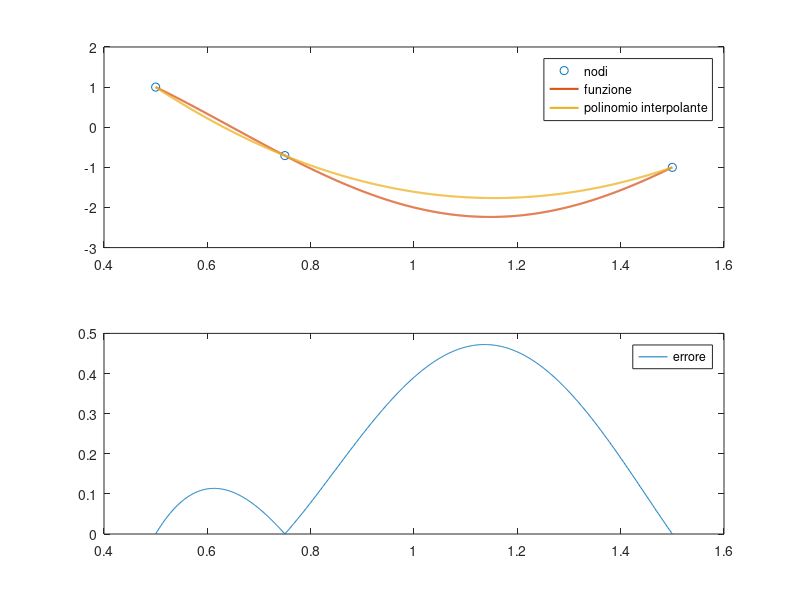

This chart was generated by the following MATLAB code: (Note: this script raises an error after producing the figure.)
clc
clear
close all

f = @(x) sin(pi*x) + 2*cos(pi*x);
a = 0.5;
b = 1.5;
n = 2;
x = [0.5 0.75 1.5]
z = linspace(a,b,1000);

% Sistema di Vandermonde
V = vander(x);
b = f(x)';

% coefficienti
c = V\b

val = polyval(c,z);
err = abs(f(z)-val);

subplot(2,1,1);
plot(x,f(x),'o')
hold on;
plot(z,f(z),'LineWidth',1.5)
plot(z,val,'LineWidth',1.5)
legend('nodi','funzione','polinomio interpolante')

subplot(2,1,2)
plot(z,err)
legend('errore')

max = 10;
toll = 10^-5;
x0 = zeros(3,1);
gs(V,b,x0,max,toll)

% soluzione esatta
sol = V\b

h = 0.5;
Ftr = h/2*(f(0.5)+2*f(1)+f(1.5));
I = integral(f,0.5,1.5)
err2 = abs(Ftr - I)
